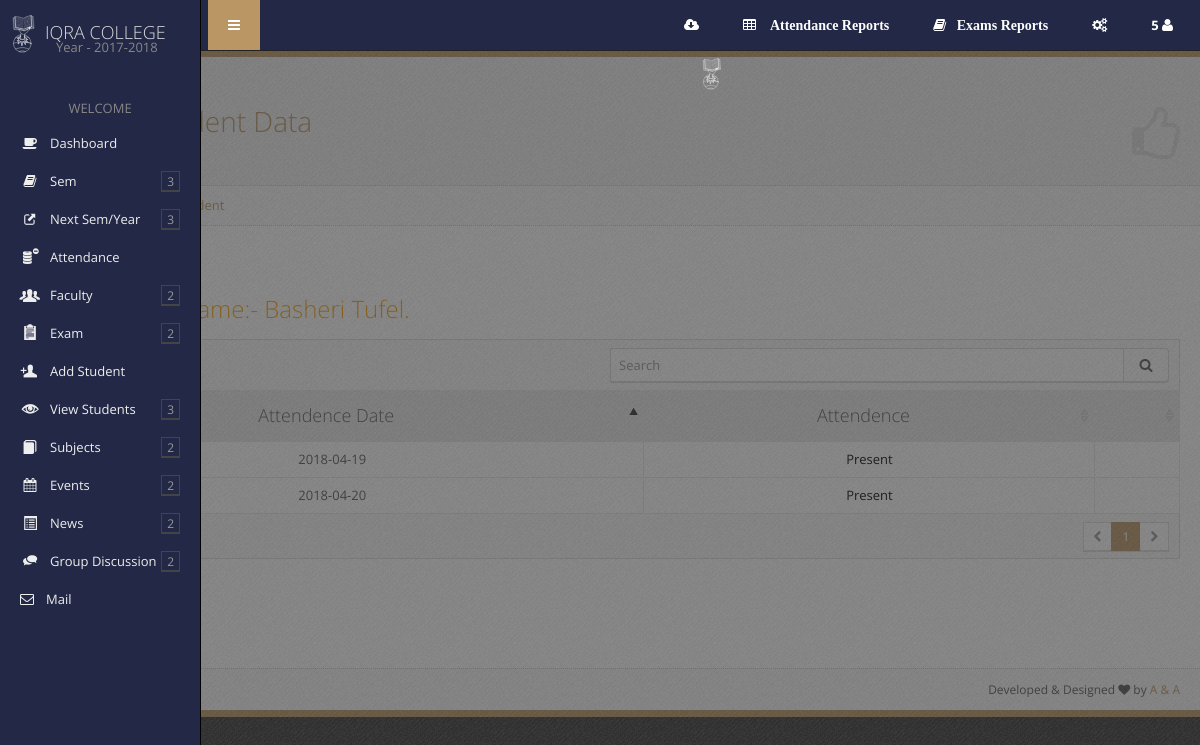
The page /admin/attendence_stud_list.php?studid=1&sem=2 (signed in) on the database its author committed.
### tables this page shows
CREATE TABLE `student_tbl` (
  `studid` int(11) NOT NULL AUTO_INCREMENT,
  `rollno` int(11) NOT NULL,
  `fname` varchar(15) NOT NULL,
  `lname` varchar(15) NOT NULL,
  `gender` varchar(6) DEFAULT NULL,
  `dob` date DEFAULT NULL,
  `admissionyear` varchar(4) NOT NULL,
  `enrollid` varchar(20) NOT NULL,
  `username` varchar(50) DEFAULT NULL,
  `password` varchar(20) DEFAULT NULL,
  `approve` varchar(3) DEFAULT NULL,
  `isdetend` int(11) NOT NULL,
  `isleave` int(11) NOT NULL,
  `photo` varchar(50) DEFAULT NULL,
  PRIMARY KEY (`studid`)
);

CREATE TABLE `attendence_tbl` (
  `attid` int(11) NOT NULL AUTO_INCREMENT,
  `studid` text NOT NULL,
  `attenddate` date NOT NULL,
  `fid` int(11) NOT NULL,
  `sem` int(11) NOT NULL,
  PRIMARY KEY (`attid`)
);

### admin/attendence_stud_list.php (the view, shortened to what this page needs)
<?php include("DatabaseFiles/cn.php");
include("page_content/listheader.php");
?>
        <li class=""><a href="attendence_count_list.php?sem=<?= $_REQUEST["sem"]?>"><i class="icon-reply"></i><b>&nbsp;&nbsp;&nbsp;&nbsp;Back</b></a></li>
			<div class="table-responsive">
			    <?php
                    $s=mysql_query("select * from student_tbl where isdetend=0 AND isleave=0 AND studid=".$_REQUEST["studid"]);
                    $s1=mysql_fetch_object($s);
                ?>
                <h3 style="color:orange;line-height:40px;"> &nbsp;Name:- <?=$s1->fname." ".$s1->lname."."?><br> </h3>
				<table id="example-datatable" class="table table-bordered table-hover">
					<thead class="text-center">
						<tr>
							<th class="text-center">Attendence Date</th>
							<th class="text-center">Attendence</th>
							<th></th>
						</tr>
					</thead>
					<tbody class="text-center">
						<?php
                            if(isset($_REQUEST["min"]))
                            {
                                $min=$_REQUEST["min"];
                                $max=$_REQUEST["max"];
                                $r=mysql_query("select * from attendence_tbl where sem=".$_REQUEST["sem"]." AND attenddate between '$min' AND '$max' order by attenddate");
                                while($r1=mysql_fetch_object($r))
                                {
                                    $stud=explode(",",$r1->studid);
                                    $flag=0;
                                    $col="";
                                    for($i=0;$i<count($stud)-1;$i++)
                                    {
                                        if($_REQUEST['studid'] == $stud[$i])
                                        {
                                            $flag=1;
                                            break;
                                        }
                                        else
                                        {
                                            $flag=0;
                                        }
                                    }
                                    if($flag==1)
                                    {?>
                                       <tr>
                                       <?php
                                        $pre="Absent";
                                        $col="rgb(255,0,0)";
                                        $col1="white";
                                    }
                                    elseif($flag==0)
                                    {?>
                                       <tr><?php
                                        $pre="Present";
                                        $col1="Black";
                                    }?>
                                       <td class="text-center"><?= $r1->attenddate?></td>
                                        <td class="text-center" style="background-color:<?=$col?>;color:<?=$col1?>;"><?= $pre?></td><td></td>
                                       <?php
                                }
                            }
                            else
                            {
                                $y=explode("-",$_SESSION["year"]);
                                $y1=mysql_query("select * from attendence_tbl where sem=".$_REQUEST["sem"]);
                                $k=0;
                                while($yy1=mysql_fetch_object($y1))
                                {
                                    $at=explode("-",$yy1->attenddate);
                                    if($at[0]==$y[0] || $at[0]==$y[1])
                                    {
                                        $attid[$k]=$yy1->attid;
                                        $k++;
                                    }
                                }
                                if(isset($attid)){
                                for($j=0;$j<count($attid);$j++)
                                    {
                                        $r=mysql_query("select * from attendence_tbl where attid=$attid[$j]");
                                         while($r1=mysql_fetch_object($r))
                                         {
                                            $stud=explode(",",$r1->studid);
                                            $flag=0;
                                            $col="";
                                            for($i=0;$i<count($stud)-1;$i++)
                                            {
                                                if($_REQUEST['studid'] == $stud[$i])
                                                {
                                                    $flag=1;
                                                    break;
                                                }
                                                else
                                                {
                                                    $flag=0;
                                                }
                                            }
                                            if($flag==1)
                                            {?>
                                               <tr>
                                               <?php
                                                $pre="Absent";
                                                $col="rgb(255,0,0)";
                                                $col1="white";
                                            }
                                            elseif($flag==0)
                                            {?>
                                               <tr><?php
                                                $pre="Present";
                                                $col1="Black";
                                            }?>
                                               <td class="text-center"><?= $r1->attenddate?></td>
                                                <td class="text-center" style="background-color:<?=$col?>;color:<?=$col1?>;"><?= $pre?></td><td></td>
                                               <?php
                                         }
                                     }}
							}
                        ?>
                        </tr>
					</tbody>
				</table>
			</div>
		</div>
<?php include("page_content/listfooter.php");?>

### admin/css/main-1.03.css (style rules this page uses)
body { font-family:"Open Sans","Helvetica Neue",Helvetica,Arial,sans-serif;color:#555;font-size:13px;background:#454545 url(../img/template/bg.png) top left repeat }
h1,h2,h3,h4,h5,h6,.h1,.h2,.h3,.h4,.h5,.h6 { font-family:"Open Sans","Helvetica Neue",Helvetica,Arial,sans-serif;font-weight:300 }
.table thead>tr>th { font-size:18px;font-weight:300 }
.table thead>tr>th,.table thead>tr>td,.table tfoot>tr>th,.table tfoot>tr>td { background-color:#e9e9e9;padding-top:12px;padding-bottom:12px }
.table thead>tr>th,.table tbody>tr>th,.table tfoot>tr>th,.table thead>tr>td,.table tbody>tr>td,.table tfoot>tr>td,.table tbody+tbody,.table-bordered,.table-bordered>thead>tr>th,.table-bordered>tbody>tr>th,.table-bordered>tfoot>tr>th,.table-bordered>thead>tr>td,.table-bordered>tbody>tr>td,.table-bordered>tfoot>tr>td { border-color:#e9e9e9 }
p,.table,.alert,.carousel { margin-bottom:20px }

### rows shown on the page
student_tbl: fname "Basheri", lname "Tufel"
attendence_tbl: attenddate "2018-04-19", pre "Present"
attendence_tbl: attenddate "2018-04-20", studid "Present"

### other values the page prints
$_SESSION["year"] "2017-2018"
